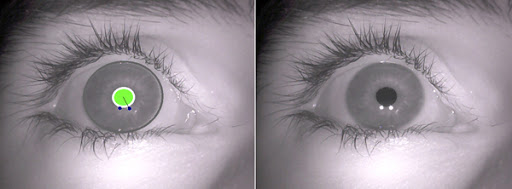
#> input picture data/testimg/eye.jpg, 512 x 189 px, given in place of di.mp4, which was not available
$ python pupil_detection.py
#> lines starting #> are read from the running program, lines starting #| are printed output that depends on the picture; after the words box and inside, x2 and y2 are one past the last pixel; in counts of white or black regions, pixels touching at a corner belong together; pictures that were not available may be replaced by others from this repository, and a replacement may not be noted
import cv2 as cv
import numpy as np
#import target_vector_calculation as tvc

#   TODO: create a way of blink tracking (check if haarcascade
#       can be used)

cv.namedWindow("Adjustment Menu") #Mention CV and basic purpose

def on_change(val):
    pass
cv.createTrackbar("Threshold Adjustment", "Adjustment Menu", 75, 255, on_change)


cap = cv.VideoCapture("data/testvid/di.mp4")

def findPupilCentre(feed):
    feed = cv.cvtColor(feed, cv.COLOR_BGR2HSV)
    contrast = 1.9
    brightness = -20
    feed[:,:,2] = np.clip(contrast * feed[:,:,2] + brightness, 0, 255)
    feed = cv.cvtColor(feed, cv.COLOR_HSV2BGR)

    gray = cv.cvtColor(feed, cv.COLOR_BGR2GRAY)
    blur = cv.bilateralFilter(gray, 5, 75, 75)
    cv.imshow("gray img", blur)
    threshVal = cv.getTrackbarPos("Threshold Adjustment", "Adjustment Menu")
    thresh = cv.threshold(blur, threshVal, 255, cv.THRESH_BINARY_INV)[1]
    canny = cv.Canny(thresh, 20, 200)
    contours = cv.findContours(canny, cv.RETR_TREE, cv.CHAIN_APPROX_SIMPLE, offset=(2,2))[0]
    cv.imshow("Adjustment Menu", thresh)

    contours = sorted(contours, key=lambda x: cv.contourArea(x), reverse = False)

    contours_poly = [None]*len(contours)
    centers = [None]*len(contours)
    radius = [None]*len(contours)
    for i, c in enumerate(contours):
        contours_poly[i] = cv.approxPolyDP(c, 3, True)
        centers[i], radius[i] = cv.minEnclosingCircle(contours_poly[i])
    #Check if radius has values - in case an outline of pupil is not found
    if radius:
        j = radius.index(max(radius))
    else:
        return 0, 0

    x = int(centers[j][0])
    y = int(centers[j][1])

    cv.imshow("Adjust Thresh", thresh)

    return x,y


def findIredCentre(feed):
    orig = feed
    feed = cv.cvtColor(feed, cv.COLOR_BGR2HSV)
    contrast = 1.99
    brightness = -350
    feed[:,:,2] = np.clip(contrast * feed[:,:,2] + brightness, 0, 255)
    feed = cv.cvtColor(feed, cv.COLOR_HSV2BGR)

    cv.normalize(feed, feed, 0, 255, cv.NORM_MINMAX)

    gray = cv.cvtColor(feed, cv.COLOR_BGR2GRAY)
    blur = cv.GaussianBlur(gray, (7,7), 0)
    thresh = cv.threshold(blur, 25, 255, cv.THRESH_BINARY_INV)[1]
    canny = cv.Canny(thresh, 20, 200)
    contours = cv.findContours(canny, cv.RETR_TREE, cv.CHAIN_APPROX_SIMPLE, offset=(2,2))[0]

    contours = sorted(contours, key=lambda x: cv.contourArea(x), reverse = False)

    contours_poly = [None]*len(contours)
    centers = [None]*len(contours)
    radius = [None]*len(contours)
    for i, c in enumerate(contours):
        contours_poly[i] = cv.approxPolyDP(c, 3, True)
        centers[i], radius[i] = cv.minEnclosingCircle(contours_poly[i])
    #Check if radius has values - in case an outline of pupil is not found
    if radius:
        j = radius.index(max(radius))
    else:
        return 0, 0

    x = int(centers[j][0])
    y = int(centers[j][1])

    return x,y

while(True):
    ret, frame = cap.read()
#> frame is the input picture: shape (189, 512, 3); mean B, G, R 150, 142.6, 150.7
    if ret is False:break
    roi = frame[0:300, 0:500]
    rows, cols,_ = roi.shape
#> rows = 189; cols = 500

    cv.namedWindow("Adjustment Menu")

    px, py = findPupilCentre(roi)
#> in findPupilCentre, `feed = cv.cvtColor(feed, cv.COLOR_BGR2HSV)`: feed: shape (189, 500, 3); mean H, S, V 147.7, 16.2, 151.9
#> in findPupilCentre, `feed[:,:,2] = np.clip(contrast * feed[:,:,2] + brightness, 0, 255)`: feed: shape (189, 500, 3); mean H, S, V 147.7, 16.2, 221.7
#> in findPupilCentre, `blur = cv.bilateralFilter(gray, 5, 75, 75)`:
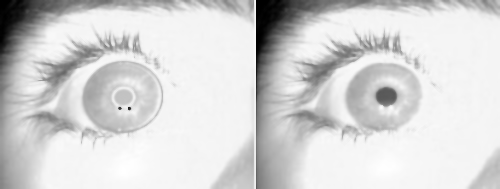
#> blur: shape (189, 500); min 0, max 255, mean 212.8
#> in findPupilCentre, `thresh = cv.threshold(blur, threshVal, 255, cv.THRESH_BINARY_INV)[1]`:
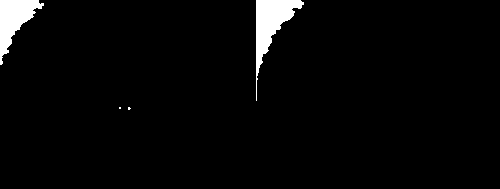
#> thresh: shape (189, 500); 3% white; 4 white regions (2 under 20 px), largest, box (x1, y1, x2, y2) and area: (256, 0, 304, 101) 1574, (0, 0, 44, 65) 1265
#> in findPupilCentre, `canny = cv.Canny(thresh, 20, 200)`:
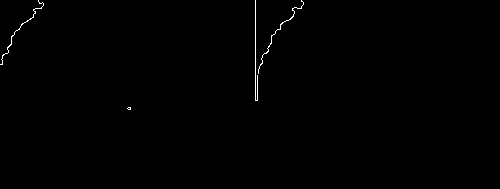
#> canny: shape (189, 500); 0.36% white in thin lines or dots, all inside (x1, y1, x2, y2) = (0, 0, 304, 110)
#> in findPupilCentre, `contours = cv.findContours(canny, cv.RETR_TREE, cv.CHAIN_APPROX_SIMPLE..`: contours = 5 contours, all with area under 20
#> in findPupilCentre, `contours_poly = [None]*len(contours)`: contours_poly = 5 items
#> the loop in findPupilCentre, `for i, c in enumerate(contours):` made 5 passes
#> after the loop in findPupilCentre, `for i, c in enumerate(contours):`: centers = [(258, 52), (129, 110), (130.5, 110.5), (23, 35), (281.5, 38.5)]; contours_poly = 5 contours, 4 with area under 20; largest, box (x1, y1, x2, y2) and area: (260, 2, 304, 76) 36; radius = [50.01, 0.0001, 1.58, 37.44, 42.36]
#> in findPupilCentre, `j = radius.index(max(radius))`: j = 0
#> in findPupilCentre, `x = int(centers[j][0])`: x = 258
#> in findPupilCentre, `y = int(centers[j][1])`: y = 52
#> px = 258; py = 52

    lx, ly = findIredCentre(roi)
#> in findIredCentre, `feed[:,:,2] = np.clip(contrast * feed[:,:,2] + brightness, 0, 255)`: feed: shape (189, 500, 3); mean H, S, V 147.7, 16.2, 21.9
#> in findIredCentre, `blur = cv.GaussianBlur(gray, (7,7), 0)`:
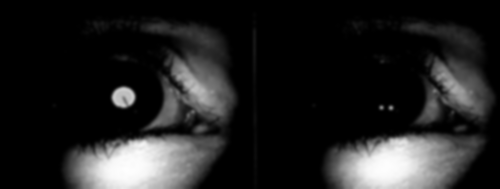
#> blur: shape (189, 500); min 0, max 254, mean 34.1
#> in findIredCentre, `thresh = cv.threshold(blur, 25, 255, cv.THRESH_BINARY_INV)[1]`:
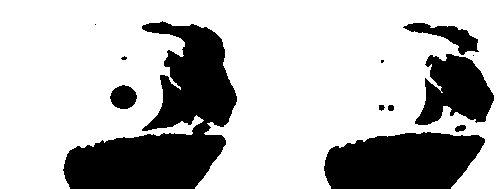
#> thresh: shape (189, 500); 72.1% white; 12 black regions (4 under 20 px), largest, box (x1, y1, x2, y2) and area: (63, 21, 237, 189) 13766, (324, 132, 485, 189) 7413, (415, 54, 494, 125) 3604
#> in findIredCentre, `canny = cv.Canny(thresh, 20, 200)`:
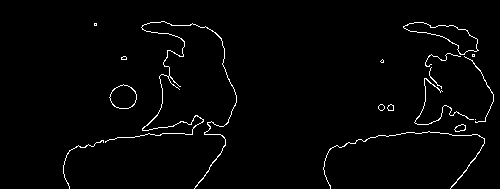
#> canny: shape (189, 500); 1.9% white in thin lines or dots, all inside (x1, y1, x2, y2) = (63, 21, 494, 189)
#> in findIredCentre, `contours = cv.findContours(canny, cv.RETR_TREE, cv.CHAIN_APPROX_SIMPLE..`: contours = 26 contours, 13 with area under 20; largest, box (x1, y1, x2, y2) and area: (405, 24, 481, 57) 917, (405, 24, 480, 57) 907, (111, 86, 139, 111) 487, (111, 86, 139, 111) 475, (107, 23, 239, 191) 88
#> in findIredCentre, `contours_poly = [None]*len(contours)`: contours_poly = 26 items
#> the loop in findIredCentre, `for i, c in enumerate(contours):` made 26 passes
#> c on passes 1 to 5: [[477, 121]], [[474, 57], [475, 56], [476, 57], [475, 58]], [[96, 26], [97, 25], [98, 26], [97, 27]], [[474, 56], [474, 58], [476, 58], [476, 56]], [[96, 25], [96, 27], [98, 27], [98, 25]]
#> after the loop in findIredCentre, `for i, c in enumerate(contours):`: centers = 26 pairs, first value 88 to 477, second value 25 to 166; contours_poly = 26 contours, 15 with area under 20; largest, box (x1, y1, x2, y2) and area: (405, 24, 481, 57) 898, (405, 24, 480, 57) 830, (111, 86, 139, 111) 446, (111, 86, 139, 111) 413, (107, 23, 239, 191) 71; radius = 26 values, max 85.87 at index 21, min 0.0001 at index 0, mean 16.64
#> in findIredCentre, `j = radius.index(max(radius))`: j = 21
#> in findIredCentre, `x = int(centers[j][0])`: x = 174
#> in findIredCentre, `y = int(centers[j][1])`: y = 107
#> lx = 174; ly = 107

    cv.line(roi, (px, py), (lx, ly), (0,255,0), 1)
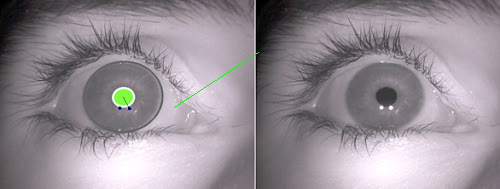
#> roi: shape (189, 500, 3); mean B, G, R 150.2, 143.1, 150.9

    cv.imshow("Adjustment Menu", roi)
    # Display the resulting frame
    if cv.waitKey(100) & 0xFF == ord('q'):
#> (key q is pressed here)
        cv.destroyAllWindows()
        break

# When everything done, release the capture
cap.release()
cv.destroyAllWindows()
